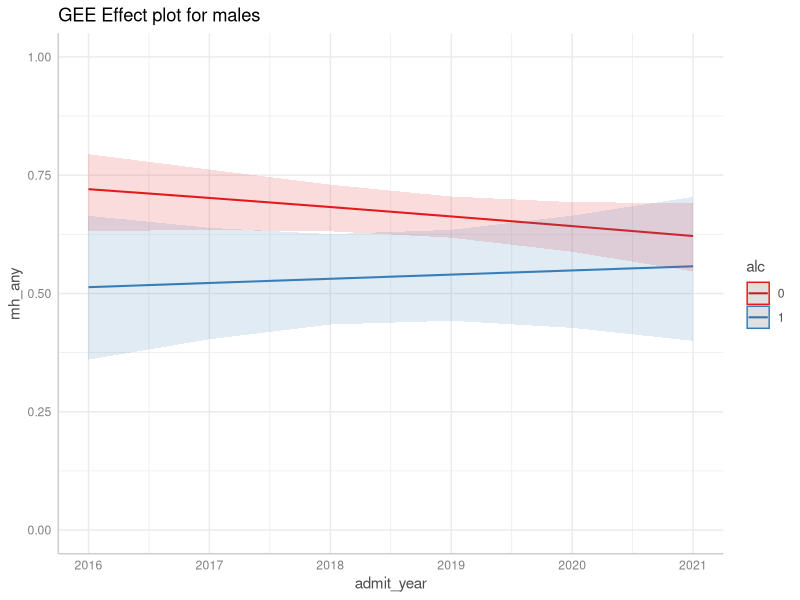
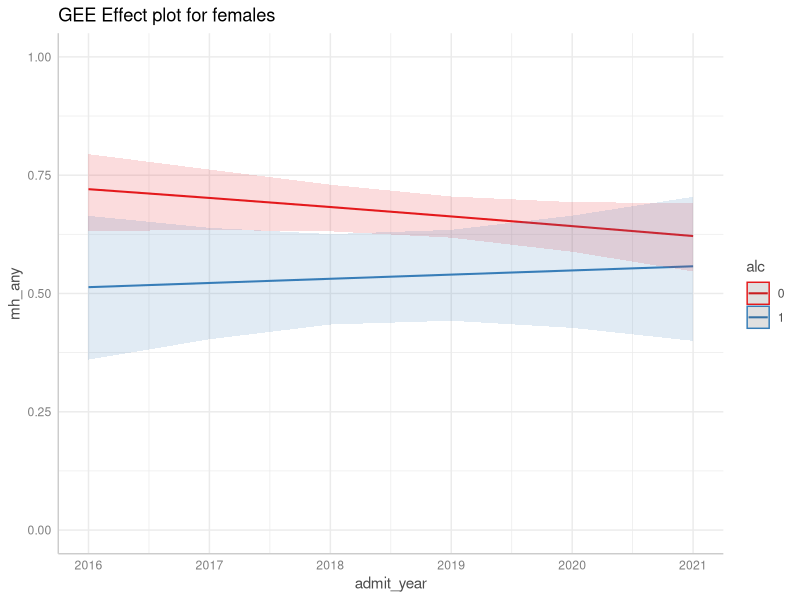
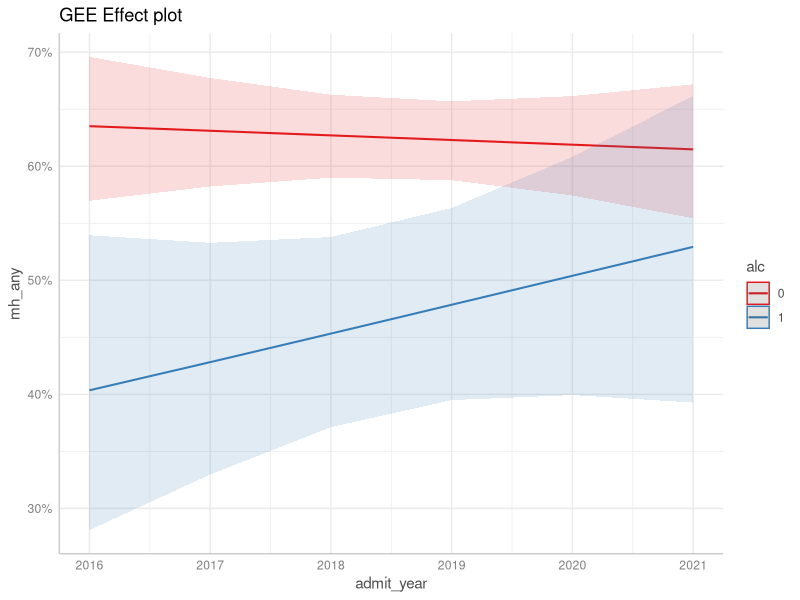

R code for these plots, in order: (Note: this script raises an error after producing the figures.)
## ---- chunk 1
# clear environment
rm(list=ls())
# setup options
knitr::opts_chunk$set(results='hide', warning=FALSE, message=FALSE)
options(knitr.kable.NA = '-', digits = 2)
## ---- chunk 2
# load relevant packages
library(dplyr)      # data manipulation
library(ggplot2)    # data visualization
library(broom)      # tidy tables
library(gee)        # GEE
library(geepack)    # GEE package
library(ggeffects)  # tidy GEE tables
library(emmeans)    # marginal effects

# load data
phis_labelled <- read.csv("../data/mh_subs_1kextract_uw.csv")
dim(phis_labelled)
## ---- chunk 3
# this will be put into a separate script later

## FEATURE ENGINEERING
library(lubridate)
phis <- phis_labelled %>%
  mutate(mh_any = ifelse(MH_ANY == "One or more", 1, 0),
         admit_year = lubridate::year(lubridate::ymd(ADMIT_DATE)),
         discharge_year = year(ymd(DISCHARGE_DATE))) %>%
  rename(sex = HOSP_RECORDED_SEX,
         length_stay = LENGTH_OF_STAY_DAYS,
         race = RACE_ETHNICITY,
         age = AGE_YRS,
         polysub = POLYSUBSTANCE) %>%
  filter(sex != "Unknown",
         race != "Unknown")

## COERCE VARAIBLES TO APPROPRITATE DATA TYPE
# phis$mh_any <- as.factor(phis$mh_any)
# phis$alc <- as.factor(phis$alc)
phis$HOSPITAL <- as.factor(phis$HOSPITAL)
phis$race <- as.factor(phis$race)
phis$sex <- as.factor(phis$sex)
phis$admit_year <- as.numeric(phis$admit_year)

## DATA CLEANING
phis <- na.omit(phis)
phis <- phis %>% subset(sex != "Unknown")
levels(phis$sex)

# count number of differing admission/discharge dates that are not above 0 or NA
phis %>% mutate(discharge_year - admit_year, .keep = "none") %>% subset(. != 0)

## DATA SUBSET
anyNA(phis)
phis <- phis %>% select(c(mh_any, alc, mar, opi, stim, hal, benz, nic, oth, polysub,
                          admit_year, HOSPITAL, selfharm, length_stay,
                          sex, race, age))

head(phis)
## ---- chunk 4
summary(phis)
sapply(phis[c("mh_any", "alc", "admit_year", "sex", "HOSPITAL")], function(x) sum(is.na(x)))

## ---- chunk 5
#### --- GEEPACK --- ####
# Model proportions of patients with any mental health condition
# by alcohol-related visits, sex, and year of admission
formula <- mh_any ~ alc*admit_year + mar*admit_year
mhany_gee <- geepack::geeglm(formula, data = phis, id = HOSPITAL,
                             family = binomial, corstr = "exchangeable")

mhany_gee %>% broom::tidy(exponentiat=TRUE, conf.int=TRUE)
## ---- chunk 6
phis %>% 
  group_by(admit_year) %>% 
  mutate(sex = ifelse(sex=="Male", 1, 0)) %>%
  summarize(prop_male = mean(sex))
## ---- chunk 7
# Plot marginal effects of an alcohol-related diagnosis on the proportion of 
# patients with any mental health condition over time, by sex
male_margeff <- ggeffects::ggemmeans(mhany_gee,
                                     terms = c("admit_year", "alc"),
                                     condition = c(sex = "Male"))
female_margeff <- ggemmeans(mhany_gee,
                            terms = c("admit_year", "alc"),
                            condition = c(sex = "Female"))

plot(male_margeff) + ggplot2::ggtitle("GEE Effect plot for males") + ylim(0,1)
plot(female_margeff) + ggtitle("GEE Effect plot for females") + ylim(0,1)
## ---- chunk 8
#### --- GEE --- ####
mhany_gee <- gee::gee(mh_any ~ alc * admit_year,
                      data = phis,
                      id = HOSPITAL,
                      family = binomial,
                      corstr = "exchangeable")
coef(summary(mhany_gee))
marginal_effects <- ggeffects::ggemmeans(mhany_gee,
                                         terms = c("admit_year", "alc")) #,
                                         # condition = c(diagnose = "severe"))
plot(marginal_effects) + ggplot2::ggtitle("GEE Effect plot")
## ---- chunk 9
# model proportion of mental health diagnosis
mod <- mh_any ~ polysub + race + sex + age
fit1 <- geepack::geeglm(mod, data=phis, id=HOSPITAL, family=binomial, corstr="exchangeable")
fit2 <- update(fit1, . ~ . + admit_year)
fit3 <- update(fit2, . ~ . + alc)
fit4 <- update(fit3, . ~ . + alc:admit_year)

fit4 %>% broom::tidy(exponentiat=TRUE, conf.int=TRUE) %>% View()

# test
anova(fit2, fit4, test="wald")
anova(fit4, test="wald")

# plot estimates of marginal association
marginal_effects <- ggeffects::ggemmeans(mhany_gee,
                                         terms = c("admit_year", "polysub"),
                                         condition = "alc==1")

marginal_effects
plot(marginal_effects) + ggplot2::ggtitle("GEE Effect plot among alcohol-related encounters")
